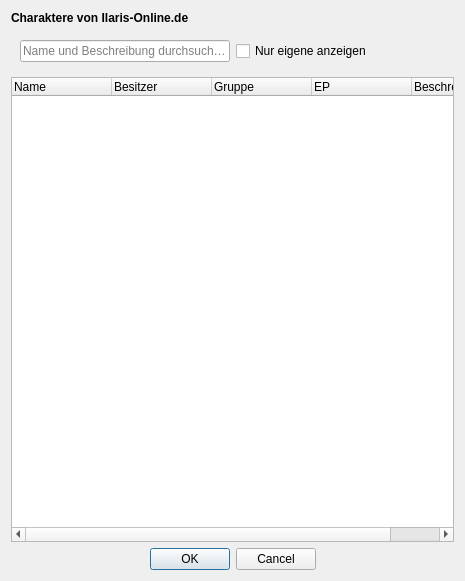
<?xml version="1.0" encoding="UTF-8"?>
<ui version="4.0">
 <class>Dialog</class>
 <widget class="QDialog" name="Dialog">
  <property name="geometry">
   <rect>
    <x>0</x>
    <y>0</y>
    <width>465</width>
    <height>581</height>
   </rect>
  </property>
  <property name="windowTitle">
   <string>Sephrasto - Charakter Download</string>
  </property>
  <layout class="QGridLayout" name="gridLayout">
   <item row="1" column="0" colspan="2">
    <widget class="QWidget" name="widget" native="true">
     <property name="sizePolicy">
      <sizepolicy hsizetype="Expanding" vsizetype="Fixed">
       <horstretch>0</horstretch>
       <verstretch>0</verstretch>
      </sizepolicy>
     </property>
     <layout class="QGridLayout" name="gridLayout_2">
      <item row="0" column="0">
       <widget class="QLineEdit" name="leSuche">
        <property name="sizePolicy">
         <sizepolicy hsizetype="Preferred" vsizetype="Fixed">
          <horstretch>0</horstretch>
          <verstretch>0</verstretch>
         </sizepolicy>
        </property>
        <property name="placeholderText">
         <string>Name und Beschreibung durchsuchen</string>
        </property>
       </widget>
      </item>
      <item row="0" column="1">
       <widget class="QCheckBox" name="cbEigene">
        <property name="text">
         <string>Nur eigene anzeigen</string>
        </property>
       </widget>
      </item>
     </layout>
    </widget>
   </item>
   <item row="0" column="0" colspan="2">
    <widget class="QLabel" name="label_4">
     <property name="font">
      <font>
       <bold>true</bold>
      </font>
     </property>
     <property name="text">
      <string>Charaktere von Ilaris-Online.de</string>
     </property>
     <property name="class" stdset="0">
      <string>h2</string>
     </property>
    </widget>
   </item>
   <item row="3" column="0" colspan="2">
    <widget class="QTreeWidget" name="treeCharaktere">
     <column>
      <property name="text">
       <string>Name</string>
      </property>
     </column>
     <column>
      <property name="text">
       <string>Besitzer</string>
      </property>
     </column>
     <column>
      <property name="text">
       <string>Gruppe</string>
      </property>
     </column>
     <column>
      <property name="text">
       <string>EP</string>
      </property>
     </column>
     <column>
      <property name="text">
       <string>Beschreibung</string>
      </property>
     </column>
    </widget>
   </item>
   <item row="8" column="0" colspan="2">
    <widget class="QDialogButtonBox" name="buttonBox">
     <property name="maximumSize">
      <size>
       <width>16777215</width>
       <height>16777215</height>
      </size>
     </property>
     <property name="orientation">
      <enum>Qt::Orientation::Horizontal</enum>
     </property>
     <property name="standardButtons">
      <set>QDialogButtonBox::StandardButton::Cancel|QDialogButtonBox::StandardButton::Ok</set>
     </property>
     <property name="centerButtons">
      <bool>true</bool>
     </property>
    </widget>
   </item>
  </layout>
 </widget>
 <resources/>
 <connections>
  <connection>
   <sender>buttonBox</sender>
   <signal>rejected()</signal>
   <receiver>Dialog</receiver>
   <slot>reject()</slot>
   <hints>
    <hint type="sourcelabel">
     <x>316</x>
     <y>260</y>
    </hint>
    <hint type="destinationlabel">
     <x>286</x>
     <y>274</y>
    </hint>
   </hints>
  </connection>
  <connection>
   <sender>buttonBox</sender>
   <signal>accepted()</signal>
   <receiver>Dialog</receiver>
   <slot>accept()</slot>
   <hints>
    <hint type="sourcelabel">
     <x>248</x>
     <y>254</y>
    </hint>
    <hint type="destinationlabel">
     <x>157</x>
     <y>274</y>
    </hint>
   </hints>
  </connection>
 </connections>
</ui>
